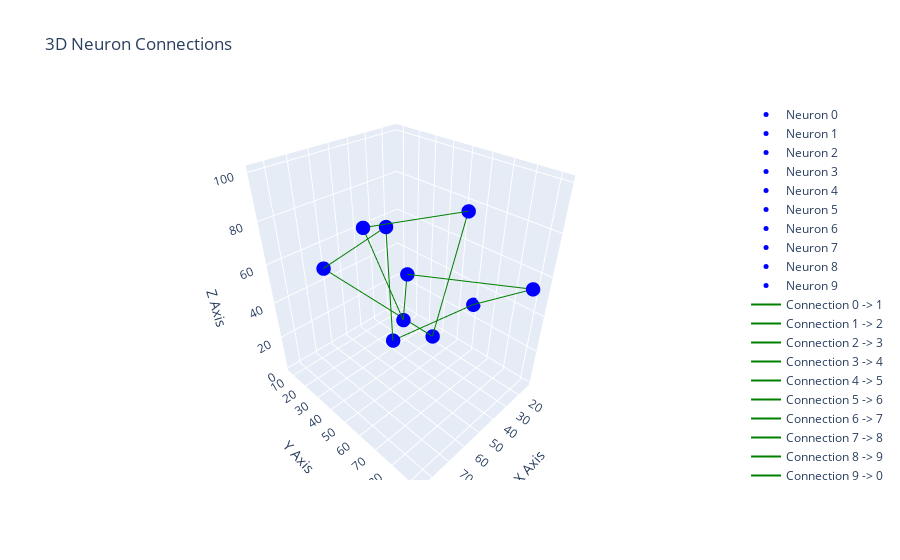

Write notebook code for a chart like this one.
### Code cell
### Visualization connection 
from simulation_runner_syn import plot_neuron_connections_3D
import numpy as np

# Example neuron positions (random)
neuron_positions = np.random.rand(10, 3) * 100  # 10 neurons in 3D space

# Example connections (random pairs of neurons)
connections = [(i, (i+1) % 10) for i in range(10)]  # Create circular connections

# Call the plotting function
plot_neuron_connections_3D(neuron_positions, connections)

### Figure 1 — Plotly figure (JSON) as saved in the notebook; plotly's stock layout.template omitted (floating-point values rounded to 4 significant figures)
{"data": [{"marker": {"color": "blue", "size": 5}, "mode": "markers", "name": "Neuron 0", "type": "scatter3d", "x": [51.11], "y": [80.17], "z": [97.52]}, {"marker": {"color": "blue", "size": 5}, "mode": "markers", "name": "Neuron 1", "type": "scatter3d", "x": [85.01], "y": [67.82], "z": [99.54]}, {"marker": {"color": "blue", "size": 5}, "mode": "markers", "name": "Neuron 2", "type": "scatter3d", "x": [43.75], "y": [42.45], "z": [26.78]}, {"marker": {"color": "blue", "size": 5}, "mode": "markers", "name": "Neuron 3", "type": "scatter3d", "x": [52.08], "y": [53.29], "z": [61.24]}, {"marker": {"color": "blue", "size": 5}, "mode": "markers", "name": "Neuron 4", "type": "scatter3d", "x": [20.9], "y": [92.28], "z": [57.78]}, {"marker": {"color": "blue", "size": 5}, "mode": "markers", "name": "Neuron 5", "type": "scatter3d", "x": [13.41], "y": [59.66], "z": [28.73]}, {"marker": {"color": "blue", "size": 5}, "mode": "markers", "name": "Neuron 6", "type": "scatter3d", "x": [55.71], "y": [47.97], "z": [25.0]}, {"marker": {"color": "blue", "size": 5}, "mode": "markers", "name": "Neuron 7", "type": "scatter3d", "x": [72.15], "y": [63.62], "z": [93.54]}, {"marker": {"color": "blue", "size": 5}, "mode": "markers", "name": "Neuron 8", "type": "scatter3d", "x": [61.43], "y": [7.887], "z": [47.68]}, {"marker": {"color": "blue", "size": 5}, "mode": "markers", "name": "Neuron 9", "type": "scatter3d", "x": [20.54], "y": [40.85], "z": [1.426]}, {"line": {"color": "green", "width": 2}, "mode": "lines", "name": "Connection 0 -> 1", "type": "scatter3d", "x": [51.11, 85.01], "y": [80.17, 67.82], "z": [97.52, 99.54]}, {"line": {"color": "green", "width": 2}, "mode": "lines", "name": "Connection 1 -> 2", "type": "scatter3d", "x": [85.01, 43.75], "y": [67.82, 42.45], "z": [99.54, 26.78]}, {"line": {"color": "green", "width": 2}, "mode": "lines", "name": "Connection 2 -> 3", "type": "scatter3d", "x": [43.75, 52.08], "y": [42.45, 53.29], "z": [26.78, 61.24]}, {"line": {"color": "green", "width": 2}, "mode": "lines", "name": "Connection 3 -> 4", "type": "scatter3d", "x": [52.08, 20.9], "y": [53.29, 92.28], "z": [61.24, 57.78]}, {"line": {"color": "green", "width": 2}, "mode": "lines", "name": "Connection 4 -> 5", "type": "scatter3d", "x": [20.9, 13.41], "y": [92.28, 59.66], "z": [57.78, 28.73]}, {"line": {"color": "green", "width": 2}, "mode": "lines", "name": "Connection 5 -> 6", "type": "scatter3d", "x": [13.41, 55.71], "y": [59.66, 47.97], "z": [28.73, 25.0]}, {"line": {"color": "green", "width": 2}, "mode": "lines", "name": "Connection 6 -> 7", "type": "scatter3d", "x": [55.71, 72.15], "y": [47.97, 63.62], "z": [25.0, 93.54]}, {"line": {"color": "green", "width": 2}, "mode": "lines", "name": "Connection 7 -> 8", "type": "scatter3d", "x": [72.15, 61.43], "y": [63.62, 7.887], "z": [93.54, 47.68]}, {"line": {"color": "green", "width": 2}, "mode": "lines", "name": "Connection 8 -> 9", "type": "scatter3d", "x": [61.43, 20.54], "y": [7.887, 40.85], "z": [47.68, 1.426]}, {"line": {"color": "green", "width": 2}, "mode": "lines", "name": "Connection 9 -> 0", "type": "scatter3d", "x": [20.54, 51.11], "y": [40.85, 80.17], "z": [1.426, 97.52]}], "layout": {"scene": {"xaxis": {"title": {"text": "X Axis"}}, "yaxis": {"title": {"text": "Y Axis"}}, "zaxis": {"title": {"text": "Z Axis"}}}, "title": {"text": "3D Neuron Connections"}}}
